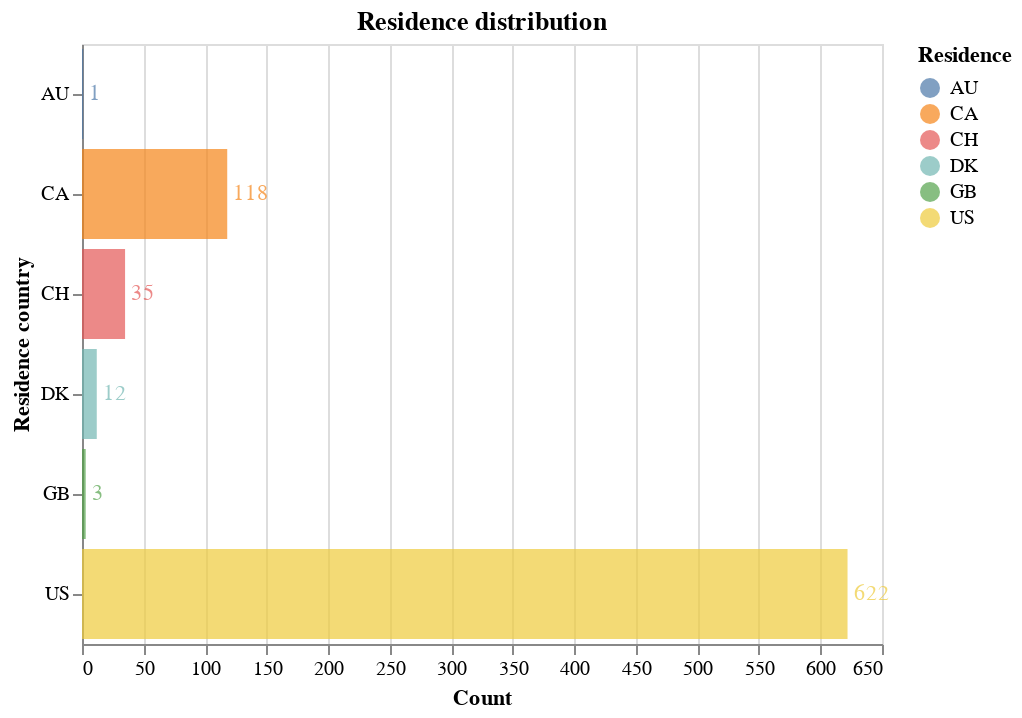

Source (notebook cell):
### Code cell
residenceChart = alt.Chart(unique_individuals).mark_bar().encode(
    y=alt.Y('participantCountryOfResidence:N',
        axis=alt.Axis(title="Residence country")
    ),
    x=alt.Y('count():Q',
        axis=alt.Axis(title="Count")
    ),
    color=alt.Color('participantCountryOfResidence', legend=alt.Legend(title='Residence')),
    opacity=alt.value(0.7),
    
).properties(
    title='Residence distribution')

residenceText = residenceChart.mark_text(
    align='left',
    baseline='middle',
    dx=3  # Nudges text to right so it doesn't appear on top of the bar
).encode(
    text='count():Q'
)

residenceChart + residenceText

### Figure 1 — Vega-Lite specification as saved in the notebook (floating-point values rounded to 4 significant figures; data arrays with more than 128 entries replaced by an {"elided": "..."} marker saying what was removed)
{"$schema": "https://vega.github.io/schema/vega-lite/v2.6.0.json", "config": {"view": {"height": 300, "width": 400}}, "datasets": {"data-5fe3fb7f9e204ad603cc35b8bf1cceb5": {"elided": "791 records"}}, "layer": [{"data": {"name": "data-5fe3fb7f9e204ad603cc35b8bf1cceb5"}, "encoding": {"color": {"field": "participantCountryOfResidence", "legend": {"title": "Residence"}, "type": "nominal"}, "opacity": {"value": 0.7}, "x": {"aggregate": "count", "axis": {"title": "Count"}, "type": "quantitative"}, "y": {"axis": {"title": "Residence country"}, "field": "participantCountryOfResidence", "type": "nominal"}}, "mark": "bar", "title": "Residence distribution"}, {"data": {"name": "data-5fe3fb7f9e204ad603cc35b8bf1cceb5"}, "encoding": {"color": {"field": "participantCountryOfResidence", "legend": {"title": "Residence"}, "type": "nominal"}, "opacity": {"value": 0.7}, "text": {"aggregate": "count", "type": "quantitative"}, "x": {"aggregate": "count", "axis": {"title": "Count"}, "type": "quantitative"}, "y": {"axis": {"title": "Residence country"}, "field": "participantCountryOfResidence", "type": "nominal"}}, "mark": {"align": "left", "baseline": "middle", "dx": 3, "type": "text"}, "title": "Residence distribution"}]}
